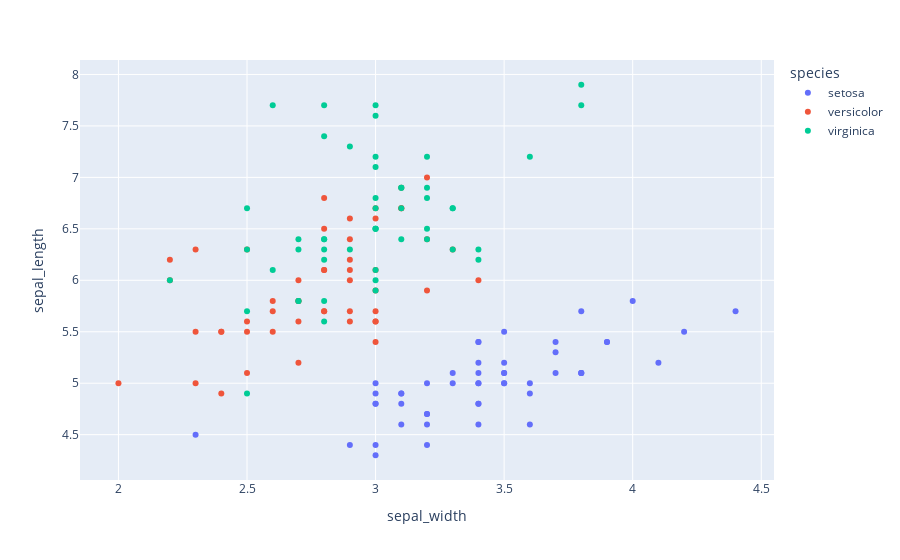

This figure's notebook cell:
### Markdown cell above
IMPORT THIS

```
# %pip install nbformat
```

### Code cell
# USING OF SCATTER PLOT TO DIFFER THE SPECIES IN IRIS DATASET
import seaborn as sns
import plotly.express as px

# 1. LOAD THE DATA (This defines 'df')
df = sns.load_dataset('iris')

# 2. CREATE THE PLOT
fig = px.scatter(df,
                 x="sepal_width",
                 y="sepal_length",
                 color="species")
fig.show()

### Figure 1 — Plotly figure (JSON) as saved in the notebook; plotly's stock layout.template omitted (floating-point values rounded to 4 significant figures)
{"data": [{"hovertemplate": "species=setosa<br>sepal_width=%{x}<br>sepal_length=%{y}<extra></extra>", "legendgroup": "setosa", "marker": {"color": "#636efa", "symbol": "circle"}, "mode": "markers", "name": "setosa", "orientation": "v", "showlegend": true, "type": "scatter", "x": [3.5, 3.0, 3.2, 3.1, 3.6, 3.9, 3.4, 3.4, 2.9, 3.1, 3.7, 3.4, 3.0, 3.0, 4.0, 4.4, 3.9, 3.5, 3.8, 3.8, 3.4, 3.7, 3.6, 3.3, 3.4, 3.0, 3.4, 3.5, 3.4, 3.2, 3.1, 3.4, 4.1, 4.2, 3.1, 3.2, 3.5, 3.6, 3.0, 3.4, 3.5, 2.3, 3.2, 3.5, 3.8, 3.0, 3.8, 3.2, 3.7, 3.3], "xaxis": "x", "y": [5.1, 4.9, 4.7, 4.6, 5.0, 5.4, 4.6, 5.0, 4.4, 4.9, 5.4, 4.8, 4.8, 4.3, 5.8, 5.7, 5.4, 5.1, 5.7, 5.1, 5.4, 5.1, 4.6, 5.1, 4.8, 5.0, 5.0, 5.2, 5.2, 4.7, 4.8, 5.4, 5.2, 5.5, 4.9, 5.0, 5.5, 4.9, 4.4, 5.1, 5.0, 4.5, 4.4, 5.0, 5.1, 4.8, 5.1, 4.6, 5.3, 5.0], "yaxis": "y"}, {"hovertemplate": "species=versicolor<br>sepal_width=%{x}<br>sepal_length=%{y}<extra></extra>", "legendgroup": "versicolor", "marker": {"color": "#EF553B", "symbol": "circle"}, "mode": "markers", "name": "versicolor", "orientation": "v", "showlegend": true, "type": "scatter", "x": [3.2, 3.2, 3.1, 2.3, 2.8, 2.8, 3.3, 2.4, 2.9, 2.7, 2.0, 3.0, 2.2, 2.9, 2.9, 3.1, 3.0, 2.7, 2.2, 2.5, 3.2, 2.8, 2.5, 2.8, 2.9, 3.0, 2.8, 3.0, 2.9, 2.6, 2.4, 2.4, 2.7, 2.7, 3.0, 3.4, 3.1, 2.3, 3.0, 2.5, 2.6, 3.0, 2.6, 2.3, 2.7, 3.0, 2.9, 2.9, 2.5, 2.8], "xaxis": "x", "y": [7.0, 6.4, 6.9, 5.5, 6.5, 5.7, 6.3, 4.9, 6.6, 5.2, 5.0, 5.9, 6.0, 6.1, 5.6, 6.7, 5.6, 5.8, 6.2, 5.6, 5.9, 6.1, 6.3, 6.1, 6.4, 6.6, 6.8, 6.7, 6.0, 5.7, 5.5, 5.5, 5.8, 6.0, 5.4, 6.0, 6.7, 6.3, 5.6, 5.5, 5.5, 6.1, 5.8, 5.0, 5.6, 5.7, 5.7, 6.2, 5.1, 5.7], "yaxis": "y"}, {"hovertemplate": "species=virginica<br>sepal_width=%{x}<br>sepal_length=%{y}<extra></extra>", "legendgroup": "virginica", "marker": {"color": "#00cc96", "symbol": "circle"}, "mode": "markers", "name": "virginica", "orientation": "v", "showlegend": true, "type": "scatter", "x": [3.3, 2.7, 3.0, 2.9, 3.0, 3.0, 2.5, 2.9, 2.5, 3.6, 3.2, 2.7, 3.0, 2.5, 2.8, 3.2, 3.0, 3.8, 2.6, 2.2, 3.2, 2.8, 2.8, 2.7, 3.3, 3.2, 2.8, 3.0, 2.8, 3.0, 2.8, 3.8, 2.8, 2.8, 2.6, 3.0, 3.4, 3.1, 3.0, 3.1, 3.1, 3.1, 2.7, 3.2, 3.3, 3.0, 2.5, 3.0, 3.4, 3.0], "xaxis": "x", "y": [6.3, 5.8, 7.1, 6.3, 6.5, 7.6, 4.9, 7.3, 6.7, 7.2, 6.5, 6.4, 6.8, 5.7, 5.8, 6.4, 6.5, 7.7, 7.7, 6.0, 6.9, 5.6, 7.7, 6.3, 6.7, 7.2, 6.2, 6.1, 6.4, 7.2, 7.4, 7.9, 6.4, 6.3, 6.1, 7.7, 6.3, 6.4, 6.0, 6.9, 6.7, 6.9, 5.8, 6.8, 6.7, 6.7, 6.3, 6.5, 6.2, 5.9], "yaxis": "y"}], "layout": {"legend": {"title": {"text": "species"}, "tracegroupgap": 0}, "margin": {"t": 60}, "xaxis": {"anchor": "y", "domain": [0, 1], "title": {"text": "sepal_width"}}, "yaxis": {"anchor": "x", "domain": [0, 1], "title": {"text": "sepal_length"}}}}
